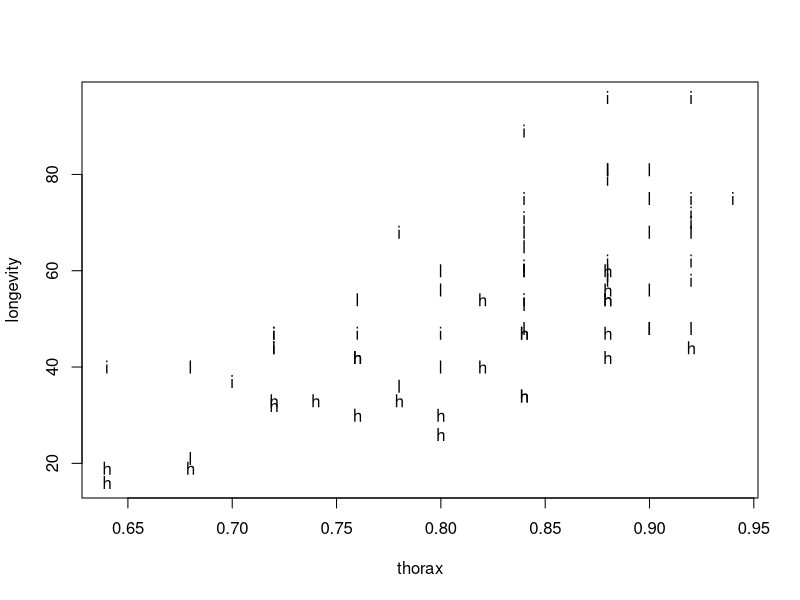

This chart was generated by the following R code:
## ---- chunk 1
fruitflies = read.table('fruitflies.txt',header = TRUE)
attach(fruitflies)
## ---- chunk 2
fruitflies$loglongevity <- log(as.numeric(fruitflies$longevity))
## ---- chunk 3


# plot(thorax~longevity,pch=unclass(activity))
plot(longevity~thorax,pch=as.character(activity))
## ---- chunk 4
fruitflies$activity <- as.factor(fruitflies$activity)

anova(lm(longevity~activity,data=fruitflies))
## ---- chunk 5

## ---- chunk 6
anova(lm(longevity~activity+thorax,data=fruitflies))
## ---- chunk 7

## ---- chunk 8

## ---- chunk 9

## ---- chunk 10

## ---- chunk 11

## ---- chunk 12

## ---- chunk 13

## ---- chunk 14

## ---- chunk 15

## ---- chunk 16

## ---- chunk 17

## ---- chunk 18

## ---- chunk 19

## ---- chunk 20

## ---- chunk 21

## ---- chunk 22

## ---- chunk 23

## ---- chunk 24

## ---- chunk 25

## ---- chunk 26

